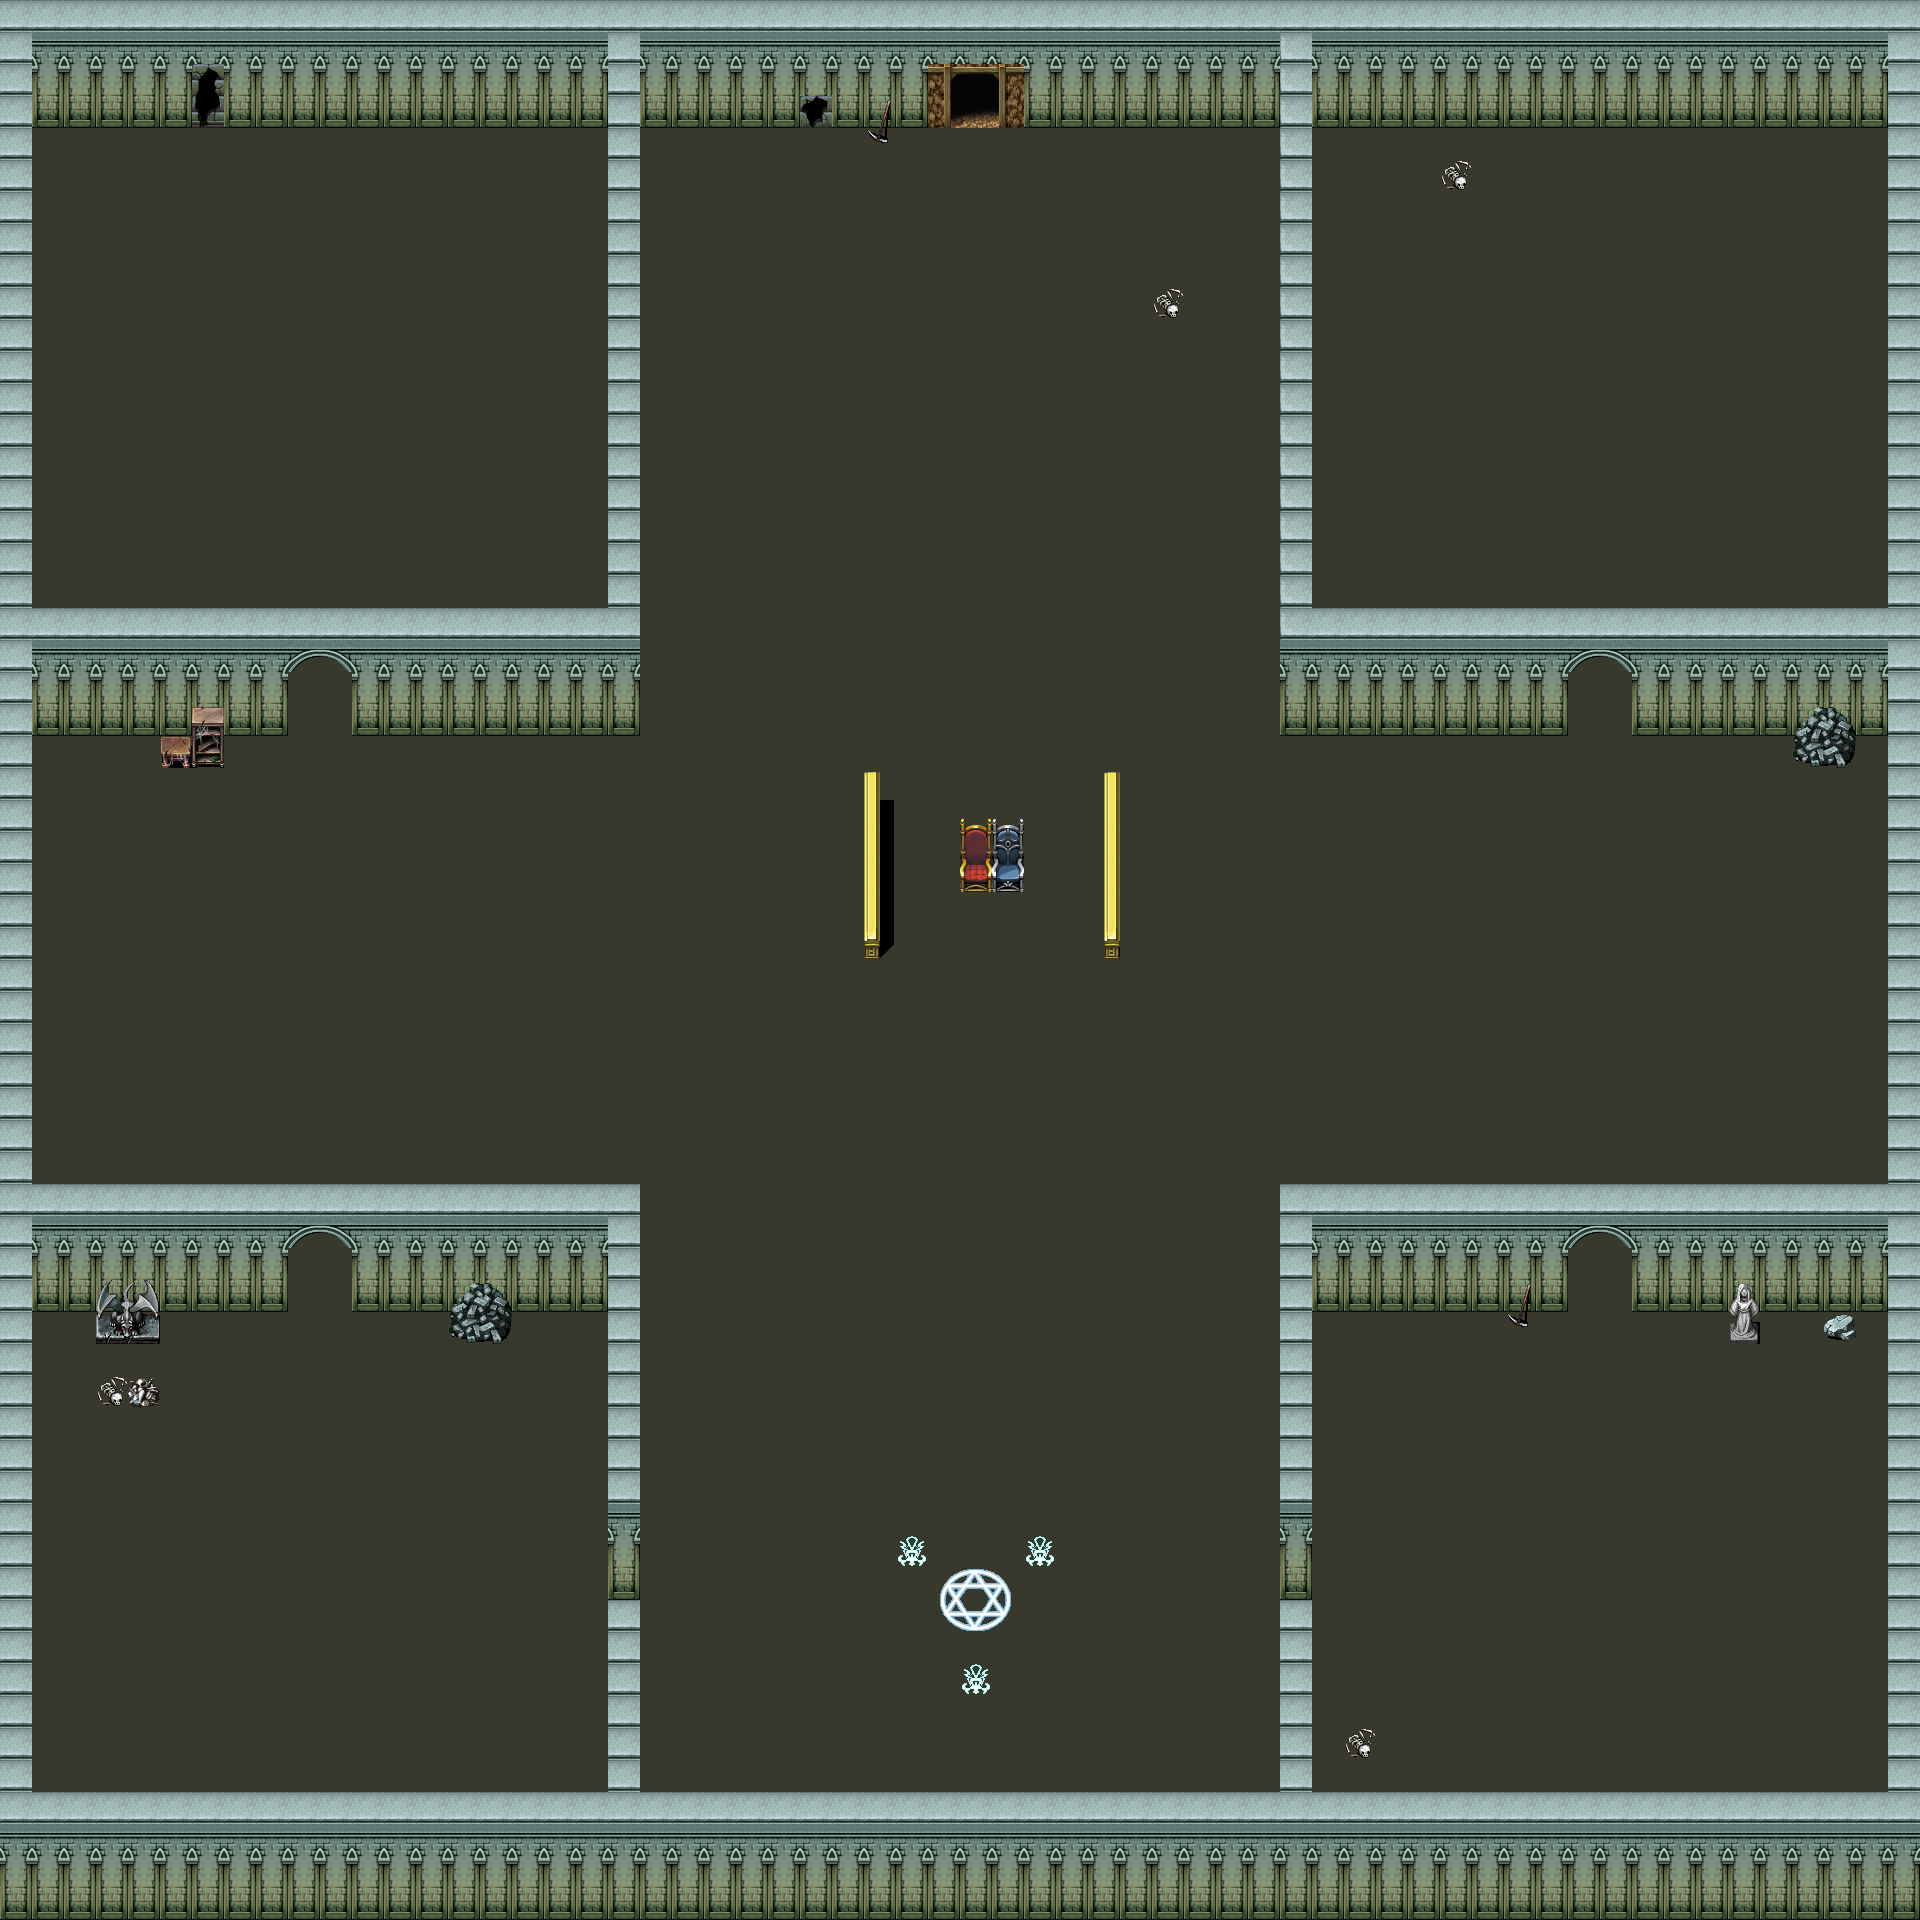

Below is a game level as drawn by its tile map, then a one-line description and the .tmx that defines it (tile-layer data replaced by summaries):
An orthogonal 60x60 tile map with 32x32 px tiles, 4 tile layers (floor, deco, collidable, foreground) and 20 objects (10x breakable, 7x enemy, pickup, player_start, exit).

<map version="1.0" orientation="orthogonal" renderorder="right-down" width="60" height="60" tilewidth="32" tileheight="32" backgroundcolor="#565656" nextobjectid="49">
 <tileset firstgid="1" name="mapTiles" tilewidth="32" tileheight="32" tilecount="256" columns="16">
  <image source="mapTiles.png" trans="4f9fef" width="512" height="512" />
 </tileset>
 <layer name="floor" width="60" height="60">
  <properties>
   <property name="tileset" value="mapTiles" />
   <property name="type" value="floor" />
  </properties>
  <data>[3600 cells, 3598 non-empty, 4 distinct tile ids]</data>
 </layer>
 <layer name="deco" width="60" height="60">
  <properties>
   <property name="tileset" value="mapTiles" />
   <property name="type" value="deco" />
  </properties>
  <data>[3600 cells, 126 non-empty, 29 distinct tile ids]</data>
 </layer>
 <objectgroup name="objects" offsetx="-4" offsety="5.33333">
  <object id="15" name="life" type="pickup" x="1358.67" y="151" width="26.6667" height="32">
   <properties>
    <property name="pType" value="health" />
   </properties>
  </object>
  <object id="18" name="player" type="player_start" x="125" y="155" width="33" height="36">
   <properties>
    <property name="cType" value="player" />
   </properties>
  </object>
  <object id="21" name="barrel" type="breakable" x="1500.33" y="728.333" width="31" height="33" />
  <object id="26" name="barrel" type="breakable" x="1041.33" y="119.667" width="31" height="33" />
  <object id="27" name="barrel" type="breakable" x="1084.67" y="120.333" width="31" height="33" />
  <object id="28" name="barrel" type="breakable" x="1841.33" y="553" width="31" height="33" />
  <object id="29" name="barrel" type="breakable" x="665.167" y="1495.5" width="31" height="33" />
  <object id="30" name="enemy" type="enemy" x="960.83" y="1722.67" width="37" height="36">
   <properties>
    <property name="eType" value="summoner" />
   </properties>
  </object>
  <object id="31" name="enemy" type="enemy" x="1833.83" y="322.667" width="37" height="36">
   <properties>
    <property name="eType" value="greenOrc" />
   </properties>
  </object>
  <object id="32" name="enemy" type="enemy" x="1592.83" y="1578.67" width="37" height="36">
   <properties>
    <property name="eType" value="greenOrc" />
   </properties>
  </object>
  <object id="33" name="barrel" type="breakable" x="1444.5" y="1307.5" width="31" height="33" />
  <object id="34" name="barrel" type="breakable" x="1394.5" y="1307.5" width="31" height="33" />
  <object id="35" name="barrel" type="breakable" x="1839.5" y="117.5" width="31" height="33" />
  <object id="37" name="barrel" type="breakable" x="596.5" y="726.5" width="31" height="33" />
  <object id="38" name="barrel" type="breakable" x="550.5" y="726.5" width="31" height="33" />
  <object id="44" name="enemy" type="enemy" x="959.5" y="258" width="37" height="36">
   <properties>
    <property name="eType" value="redOrc" />
   </properties>
  </object>
  <object id="45" name="exit" type="exit" x="950.75" y="117.5" width="58.5" height="33" />
  <object id="46" name="enemy" type="enemy" x="102.5" y="1505" width="37" height="36">
   <properties>
    <property name="eType" value="redOrc" />
   </properties>
  </object>
  <object id="47" name="enemy" type="enemy" x="974.5" y="896" width="37" height="36">
   <properties>
    <property name="eType" value="greenOrc" />
   </properties>
  </object>
  <object id="48" name="enemy" type="enemy" x="1817.5" y="931" width="37" height="36">
   <properties>
    <property name="eType" value="redOrc" />
   </properties>
  </object>
 </objectgroup>
 <layer name="collidable" width="60" height="60">
  <properties>
   <property name="tileset" value="mapTiles" />
   <property name="type" value="collidable" />
  </properties>
  <data>[3600 cells, 681 non-empty, 19 distinct tile ids]</data>
 </layer>
 <layer name="foreground" width="60" height="60">
  <properties>
   <property name="tileset" value="mapTiles" />
   <property name="type" value="foreground" />
  </properties>
  <data>[3600 cells, 152 non-empty, 8 distinct tile ids]</data>
 </layer>
</map>
